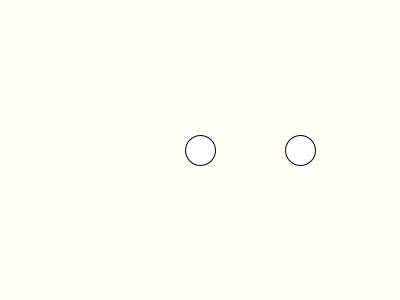
Frame 1 (no input)
Frame 60 (the mouse pressed at the canvas centre just before this capture): identical to frame 1, image omitted
Frame 120 (the mouse held since frame 60 and released just before this capture): identical to frame 1, image omitted

The Processing sketch that drew this single still picture (run headless with seeded random() and noise(); from frame 60 on, the mouse is pressed at the canvas centre):

// Processing sketch: week16_twoplayer_key_keyCode
// ── week16_twoplayer_key_keyCode.pde
void setup(){
  size(400,300);
}
int x=200,y=150,x2=300,y2=150;
void draw(){
  background(#FFFFF5);
  ellipse(x,y,30,30);
  ellipse(x2,y2,30,30);
}
void keyPressed(){
  if(key=='a') x-=2;
  if(key=='d') x+=2;
  if(key=='w') y-=2;
  if(key=='s') y+=2;
  if(keyCode==LEFT)  x2-=2;
  if(keyCode==RIGHT) x2+=2;
  if(keyCode==UP)    y2-=2;
  if(keyCode==DOWN)  y2+=2;
}
